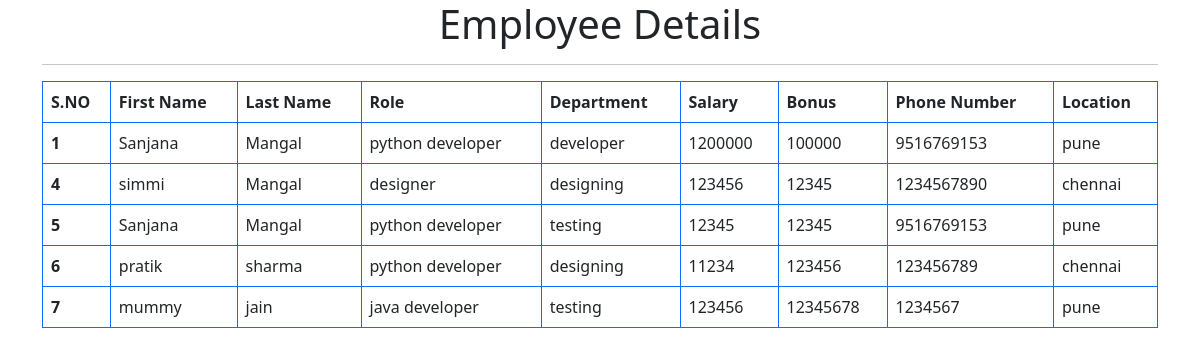
The app's page /all_emp with its own data.
### myapp/models.py (models this page shows, shortened)
class Employee(models.Model):
    first_name= models.CharField(max_length=100, null=False)
    last_name=models.CharField(max_length=100)
    salary=models.IntegerField(default=0)
    bonus=models.IntegerField(default=0)
    dept= models.ForeignKey(Department, on_delete=models.CASCADE)
    role=models.ForeignKey(Role, on_delete=models.CASCADE)
    phone=models.IntegerField(default=0)

class Role(models.Model):
    name=models.CharField(max_length=100, null=False)

class Department(models.Model):
    name=models.CharField(max_length=100, null=False)
    location=models.CharField(max_length=100)

### myapp/views.py (the view)
# urls.py: path('all_emp', views.all_emp),
def all_emp(request):
    emps= Employee.objects.all()
    context= {
        'emps': emps
    }
    return render(request, 'all_emp.html', context)

### myapp/templates/all_emp.html (shortened to what this page needs)
<!doctype html>
<html lang="en">
  <head>
    <link href="https://cdn.jsdelivr.net/npm/bootstrap@5.3.0-alpha3/dist/css/bootstrap.min.css" rel="stylesheet">
  </head>
  <body>
    <div class="container">
    <h1 style="text-align: center">Employee Details</h1>
    <hr>
    <table class="table table-bordered border-primary">
            <thead>
              <tr>
                <th scope="col">S.NO</th>
                <th scope="col">First Name</th>
                <th scope="col">Last Name</th>
                <th scope="col">Role</th>
                <th scope="col">Department</th>
                <th scope="col">Salary</th>
                <th scope="col">Bonus</th>
                <th scope="col">Phone Number</th>
                <th scope="col">Location</th>
              </tr>
            </thead>
            <tbody>
                {% for emp in emps %}
              <tr>
                <th scope="row">{{emp.id}}</th>
                <td>{{emp.first_name}}</td>
                <td>{{emp.last_name}}</td>
                <td>{{emp.role.name}}</td>
                <td>{{emp.dept.name}}</td>
                <td>{{emp.salary}}</td>
                <td>{{emp.bonus}}</td>
                <td>{{emp.phone}}</td>
                <td>{{emp.dept.location}}</td>
              </tr>
            </tbody>
             {% endfor %}
      </table>
    </div>
  </body>
</html>

### records on screen
Employee: id "1", first_name "Sanjana", last_name "Mangal", role.name "python developer", dept.name "developer", salary "1200000", bonus "100000", phone "9516769153", dept.location "pune"
Employee: id "4", first_name "simmi", last_name "Mangal", role.name "designer", dept.name "designing", salary "123456", bonus "12345", phone "1234567890", dept.location "chennai"
Employee: id "5", first_name "Sanjana", last_name "Mangal", role.name "python developer", dept.name "testing", salary "12345", bonus "12345", phone "9516769153", dept.location "pune"
Employee: id "6", first_name "pratik", last_name "sharma", role.name "python developer", dept.name "designing", salary "11234", bonus "123456", phone "123456789", dept.location "chennai"
Employee: id "7", first_name "mummy", last_name "jain", role.name "java developer", dept.name "testing", salary "123456", bonus "12345678", phone "1234567", dept.location "pune"
